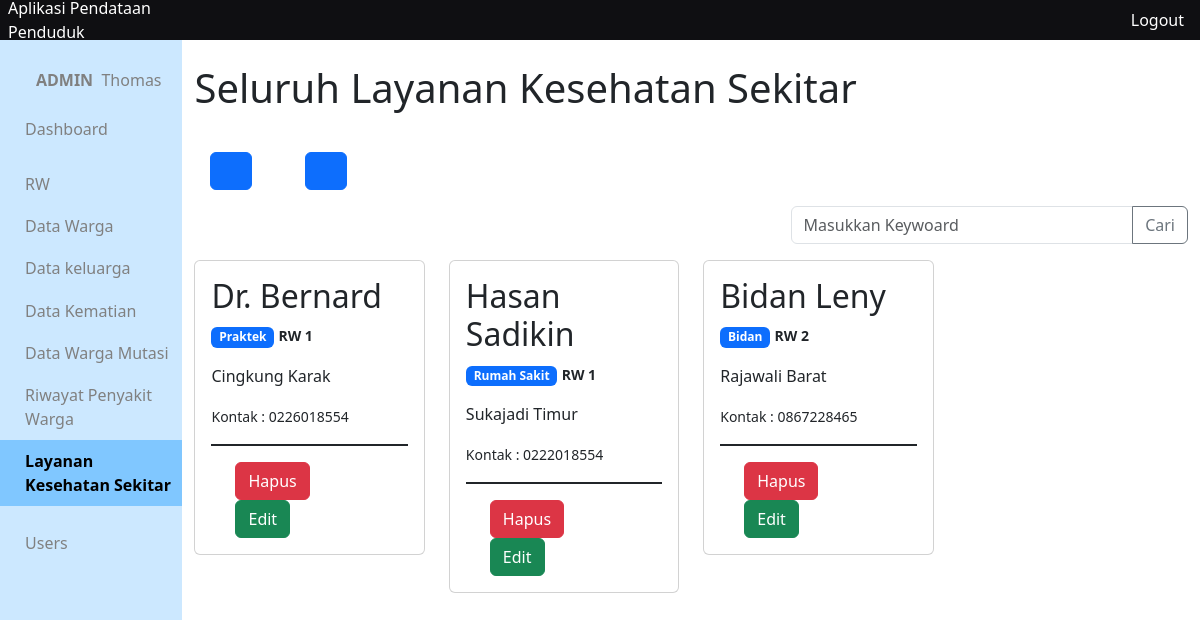
The page /app/views/layanan-kesehatan/ (signed in) on the database its author committed.
### tables this page shows
CREATE TABLE `layanan_kesehatan` (
  `id_layanan` int(10) NOT NULL,
  `nama_layanan` varchar(300) DEFAULT NULL,
  `jenis_layanan` varchar(30) DEFAULT NULL,
  `no_rw` int(10) DEFAULT NULL,
  `kontak` varchar(20) DEFAULT NULL,
  `alamat_tempat` varchar(200) DEFAULT NULL,
  `created_at` timestamp NOT NULL DEFAULT current_timestamp(),
  `updated_at` timestamp NOT NULL DEFAULT current_timestamp()
);

### app/functions/layanan-kesehatan/function-crud.php (called while the page is built, shortened)
<?php
require_once __DIR__.'/../main-function.php';
function getAllKesehatan(){
	$query = "SELECT * FROM layanan_kesehatan";
	return query($query);
}
 ?>

### app/functions/main-function.php (called while the page is built, shortened)
<?php
$conn = mysqli_connect("localhost", "root", '', "data_penduduk");
function query($query)
{
	global $conn;
	$result = mysqli_query($conn, $query);
	$rows = [];
		while( $row = mysqli_fetch_assoc($result) ) {
			$rows[] = $row;
		}
	return $rows;
}

### app/views/layanan-kesehatan/index.php (the view, shortened to what this page needs)
<?php include_once '../layouts/header.php' ?>
<?php include_once '../layouts/side-bar.php' ?>
<?php include_once '../../functions/layanan-kesehatan/function-crud.php' ?>
<?php $lk = getAllKesehatan(); ?>
<div class="container">
	<h1 class="my-4">Seluruh Layanan Kesehatan Sekitar</h1>
	<?php include_once '../layouts/menu.php' ?>
	<?php include_once '../layouts/form-cari.php' ?>
	<div class="row">
		<?php if (!empty($lk)): ?>
		<?php foreach ($lk as $l): ?>
		<div class="col-sm-3 mb-3 mb-sm-0">
    		<div class="card mb-4">
	     		<div class="card-body">
	       		 	<h2 class="card-title"><?= $l['nama_layanan'] ?></h2>
	       		<div class="badge bg-primary text-wrap mb-3">
	       		 	<?= $l['jenis_layanan'] ?>
	       		</div>
	       		 	<small><b>RW <?= $l['no_rw'] ?></b></small>
	       		 	<p class="card-text"><?= $l['alamat_tempat'] ?></p>
	       		 	<small class="">Kontak : <?= $l['kontak'] ?></small><br>
	       		<div class="table-group-divider my-3"></div>
	       		<a href="../../functions/layanan-kesehatan/hapus.php?id=<?= $l['id_layanan']; ?>&nama=<?= $l['nama_layanan'] ?>"
	       		class="btn btn-danger mx-4"
	       		onclick="return confirm('Yakin Hapus Data Layanan : <?= $l['nama_layanan'] ?> ')">
	       		 	<ion-icon name="trash-outline"></ion-icon> Hapus
	       		</a>
	       		<a href="ubah.php?id=<?= $l['id_layanan'] ?>" class="btn btn-success mx-4">
	       			<ion-icon name="create-outline"></ion-icon>Edit
	       		</a>
	      		</div>
	    	</div>
	  	</div>
	  	<?php endforeach ?>
	  	<?php else : ?>
	  		<h3>Tidak Ditemukan Layanan Kesehatan</h3>
	  	<?php endif; ?>
	</div>
</div>
<?php include_once '../layouts/footer.php' ?>

### app/css/colors.css (style rules this page uses)
:root { --pink: #ecc6b3; --docks: #42506B; --haze: #C6CEFF; --fairy: #45E3FF; --rang1: #CCE8FF; --rang2: #B3DDFF; --rang3: #99D2FF; --rang4: #80C7FF; }

### app/css/style.css (style rules this page uses)
* { margin: 0; padding: 0; }
body { width: 100vw; height: 100vh; }

### rows shown on the page
layanan_kesehatan: nama_layanan "Dr. Bernard", jenis_layanan "Praktek", no_rw "1", alamat_tempat "Cingkung Karak", kontak "0226018554"
layanan_kesehatan: nama_layanan "Hasan Sadikin", jenis_layanan "Rumah Sakit", no_rw "1", alamat_tempat "Sukajadi Timur", kontak "0222018554"
layanan_kesehatan: nama_layanan "Bidan Leny", jenis_layanan "Bidan", no_rw "2", alamat_tempat "Rajawali Barat", kontak "0867228465"

### other values the page prints
$_SESSION['level'] "ADMIN"
$_SESSION['nama'] "Thomas"
